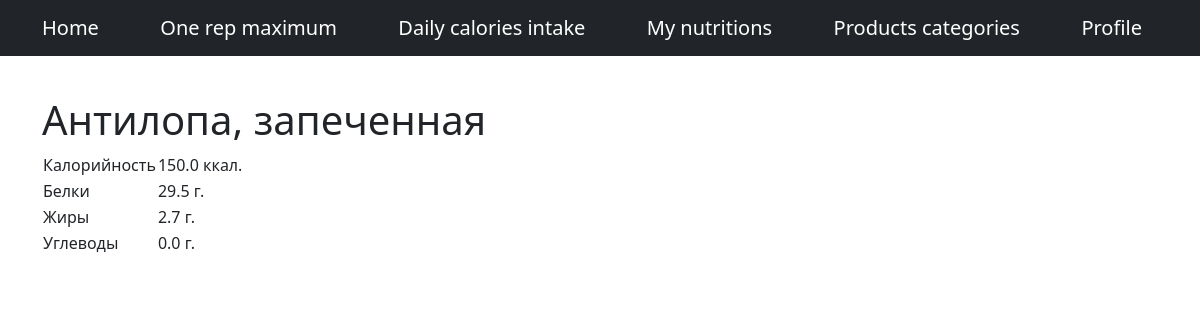
Page /product/3/ on the committed database.
### calculator/models.py (models this page shows)
class Product(models.Model):
    name = models.CharField(max_length=100)
    calories = models.DecimalField(max_digits=5, decimal_places=1)
    protein = models.DecimalField(max_digits=5, decimal_places=1)
    fat = models.DecimalField(max_digits=5, decimal_places=1)
    carbohydrates = models.DecimalField(max_digits=5, decimal_places=1)
    category = models.ForeignKey('Category', on_delete=models.CASCADE)

### calculator/views.py (the view)
# urls.py: path('product/<int:productid>/', views.product, name='product'),
def product(requests, productid):
    p = Product.objects.get(pk=productid)
    context = context = {
        'title': p.name,
        'product': p,
        'menu': menu,
    }
    return render(requests, 'calculator/product.html', context=context)

### calculator/templates/calculator/product.html
{% extends 'calculator/layout.html'%}
{% block content %}
<div class="container">
    <h1>{{product.name}}</h1>
    <table>
        <tbody>
            <tr>
                <td>Калорийность</td>
                <td>{{product.calories}} ккал.</td>
            </tr>
            <tr>
                <td>Белки</td>
                <td>{{product.protein}} г.</td>
            </tr>
            <tr>
                <td>Жиры</td>
                <td>{{product.fat}} г.</td>
            </tr>
            <tr>
                <td>Углеводы</td>
                <td>{{product.carbohydrates}} г.</td>
            </tr>
        </tbody>
    </table>
</div>
{% endblock %}

### rows in the picture
Product: name "Антилопа, запеченная", calories "150.0", protein "29.5", fat "2.7", carbohydrates "0.0"

### other values in the picture
{{ m.title }} "Home" "One rep maximum" "Daily calories intake" "My nutritions" "Products categories" "Profile"
